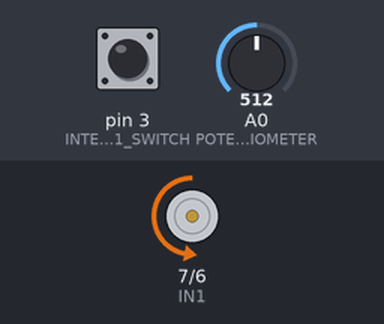
This sketch was run on a simulated Arduino Uno, built with avr-gcc and run on an emulated ATmega328P. Shown: motor-driver pin pairs drawn as motors (green arrow = first pin HIGH = forward, orange = second pin HIGH = backward, longer = more drive, scaled by the enable pin). Inputs (shaded band) come from the test bench; at power-on: A0 (POTENTIOMETER) = 512, pin 3 (INTERRUPT1_SWITCH) LOW. What the sketch prints to the serial monitor is not drawn.

Above: at 1.2 s.
1.3 s: A0 (POTENTIOMETER) set to 410
At 2.0 s:
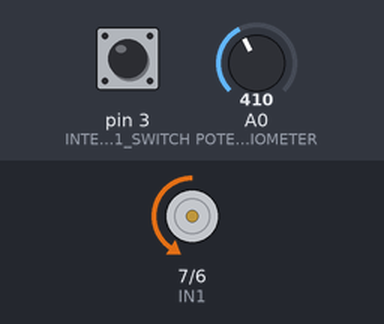
4.3 s: A0 (POTENTIOMETER) set to 389
At 5.5 s:
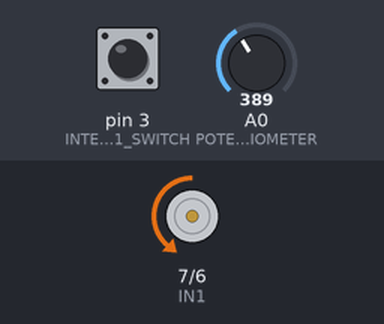
7.3 s: pin 3 (INTERRUPT1_SWITCH) pulled HIGH for 0.15 s
At 7.6 s:
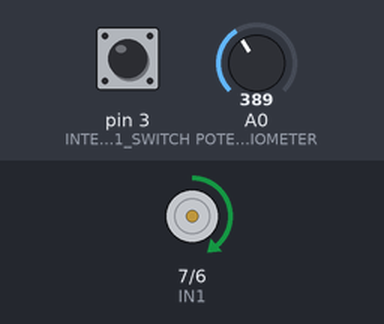
8.9 s: A0 (POTENTIOMETER) set to 716
At 10.1 s:
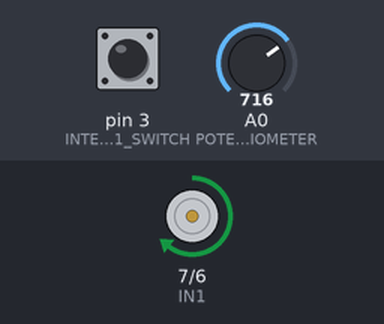
10.4 s: pin 3 (INTERRUPT1_SWITCH) pulled HIGH for 1 s
At 11.2 s:
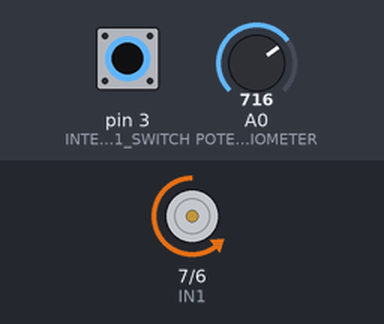
12.9 s: A0 (POTENTIOMETER) set to 0
At 13.3 s:
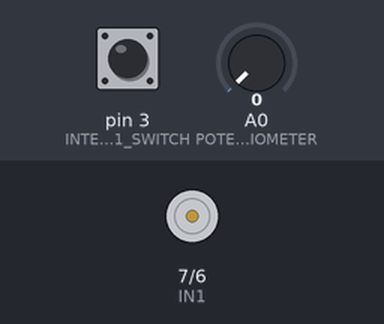
Timing chart, 0 to 15.4 s (numbered marks = the images above; inputs shaded):
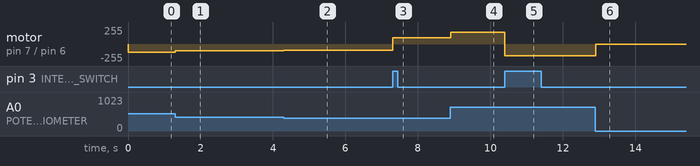

The sketch:

controlMotorDC.ino
```cpp
// cực dương pin 9V gắn vào đầu 12V, cực âm pin 9V gắn vào đầu GND của L298N chỉ cung cấp năng lượng được cho 1 motor DC
// pin 9V chỉ cung cấp năng lượng cho 1 motor DC chạy được tốc độ lớn nhất là khoảng nửa tốc độ tối đa

#define POTENTIOMETER A0  // chân giữa của chiết áp nối với A0

#define ENA 11  // chân ENA của L298N gắn với chân digital 11 có thể tạo PWM
//#define ENB 9   // chân ENB của L298N gắn với chân digital 9 có thể tạo PWM
#define IN1 7   // chân IN1 của L298N gắn với chân digital 7
#define IN2 6   // chân IN2 của L298N gắn với chân digital 6
//#define IN3 5   // chân IN3 của L298N gắn với chân digital 5
//#define IN4 4   // chân IN4 của L298N gắn với chân digital 4

//#define INTERRUPT0_SWITCH 2 // ngắt số 0 ở chân digital 2
#define INTERRUPT1_SWITCH 3 // ngắt số 1 ở chân digital 3

bool direction1 = false;
//bool direction2 = true;
void reverseDC1()
{
  direction1 = !direction1;
  digitalWrite(IN1, direction1);
  digitalWrite(IN2, !direction1);
}
/*void reverseDC2()
{
  direction2 = !direction2;
  digitalWrite(IN3, direction2);
  digitalWrite(IN4, !direction2);
}*/

int potentiometerVal, PWMval;

void setup() {
  // put your setup code here, to run once:
  Serial.begin(115200);
  pinMode(ENA, OUTPUT);
  //pinMode(ENB, OUTPUT);
  pinMode(IN1, OUTPUT);
  pinMode(IN2, OUTPUT);
  //pinMode(IN3, OUTPUT);
  //pinMode(IN4, OUTPUT);
  pinMode(INTERRUPT1_SWITCH, INPUT);
  attachInterrupt(1, reverseDC1, RISING);
  //pinMode(INTERRUPT0_SWITCH, INPUT);
  //attachInterrupt(0, reverseDC2, RISING);
  digitalWrite(IN1, direction1);
  digitalWrite(IN2, !direction1);
  //digitalWrite(IN3, direction2);
  //digitalWrite(IN4, !direction2);
}

void loop() {
  // put your main code here, to run repeatedly:
  potentiometerVal = analogRead(POTENTIOMETER);
  PWMval = map(potentiometerVal, 0, 1023, 0, 255);
  analogWrite(ENA, PWMval);
  //analogWrite(ENB, PWMval);
  Serial.print("Motor đang chạy với (");
  Serial.print(PWMval);
  Serial.println("/255)*100% tốc độ");
}
```

Measured:
- after the input at 1.3 s, motor on pin 7 (IN1) / pin 6 (IN2): backward 127/255 → backward 102/255 at once
- after the input at 4.3 s, motor on pin 7 (IN1) / pin 6 (IN2): backward 102/255 → backward 96/255 at once
- after the input at 7.3 s, motor on pin 7 (IN1) / pin 6 (IN2): backward 96/255 → forward 96/255 at once
- after the input at 8.9 s, motor on pin 7 (IN1) / pin 6 (IN2): forward 96/255 → forward 178/255 at once
- after the input at 10.4 s, motor on pin 7 (IN1) / pin 6 (IN2): forward 178/255 → backward 178/255 at once
- after the input at 12.9 s, motor on pin 7 (IN1) / pin 6 (IN2): backward 178/255 → stopped at once
